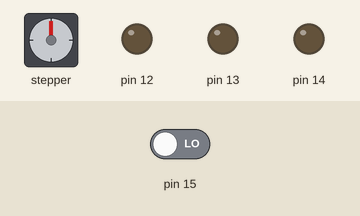
Recording of a sketch running on a simulated Arduino Uno, built with avr-gcc and run on an emulated ATmega328P. Parts: stepper motor, output pins drawn as LEDs (lit = HIGH). Wiring (inferred from the names in the program): stepper motor driver (200 steps per turn assumed): step pin 5; direction pin 4. The inputs (shaded band) are chosen by the test bench; at power-on: pin 15 LOW. Pins used as bus, display or sensor lines are not drawn; what the sketch prints to the serial monitor is not drawn.

Above: at 1.2 s.
1.3 s: pin 15 driven HIGH
4.3 s: pin 15 driven LOW
At 5.0 s:
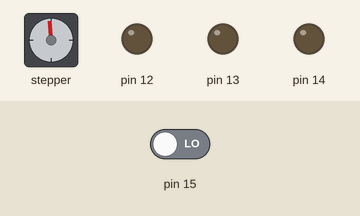
7.3 s: pin 15 driven HIGH
At 9.2 s:
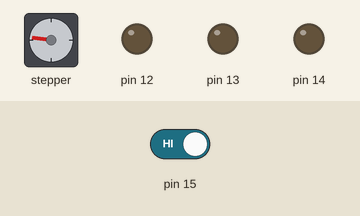
Timing chart, 0 to 29.3 s (numbered marks = the images above; inputs shaded):
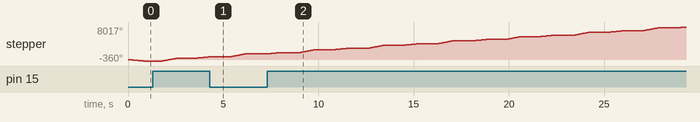

The sketch:

CloseMotor.ino
```cpp
// 定义电机控制用常量

// A4988连接Arduino引脚号
const int dirPin = 4;   // 方向引脚
const int stepPin = 5;  // 步进引脚
//const int sleepPin = 2;

// 电机每圈步数
const int STEPS_PER_REV = 200;

void setup() {
  Serial.begin(9600);
  Serial.println("启动了");
  // Arduino控制A4988步进和方向的引脚为输出模式
  pinMode(stepPin, OUTPUT);
  pinMode(dirPin, OUTPUT);
  pinMode(12, OUTPUT);
  pinMode(13, OUTPUT);
  pinMode(14, OUTPUT);
  pinMode(15, INPUT);
  //pinMode(sleepPin,OUTPUT);
  //digitalWrite(sleepPin,HIGH);
  digitalWrite(dirPin, LOW);
  digitalWrite(12, LOW);
  digitalWrite(13, LOW);
  digitalWrite(14, LOW);
}
void loop() {
  // 设置电机顺时针旋转
  digitalWrite(dirPin, LOW);

  // 电机慢速旋转
  for (int x = 0; x < STEPS_PER_REV; x++) {
    digitalWrite(stepPin, HIGH);
    delayMicroseconds(2000);
    digitalWrite(stepPin, LOW);
    delayMicroseconds(2000);
    if (digitalRead(15) == 1) {
      // 设置电机逆时针旋转
      digitalWrite(dirPin, HIGH);
    }
  }

  // 等待一秒
  delay(1000);

  // 设置电机逆时针旋转
  digitalWrite(dirPin, HIGH);

  // 电机快速旋转
  for (int x = 0; x < (STEPS_PER_REV * 2); x++) {
    digitalWrite(stepPin, HIGH);
    delayMicroseconds(1000);
    digitalWrite(stepPin, LOW);
    delayMicroseconds(1000);
  }

  // 等待一秒
  delay(1000);
}
```
